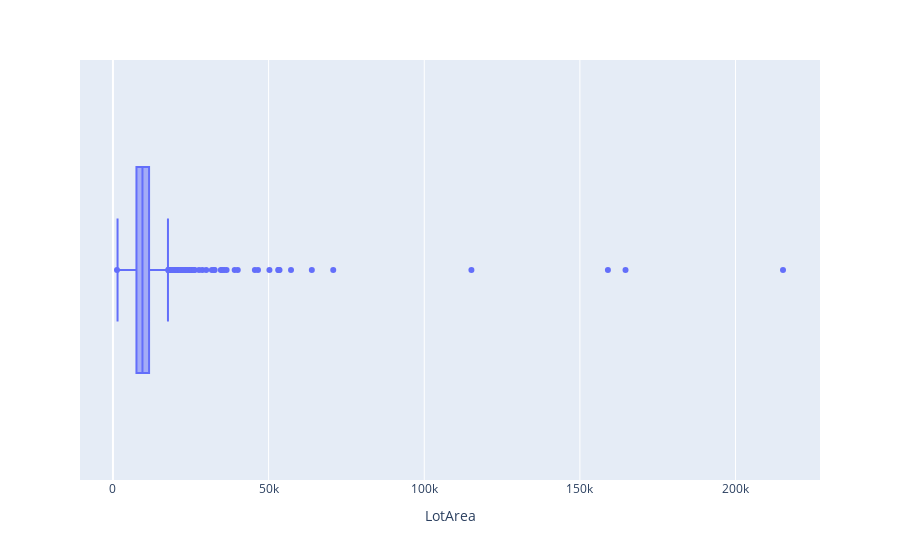

Here is the notebook cell this chart was saved with:
### Markdown cell above
# Boxplots

### Code cell
# Boxplot con Plotly
import plotly.express as px
fig = px.box(df, x="LotArea")
fig.show()

### Figure 1 — Plotly figure (JSON) as saved in the notebook; plotly's stock layout.template omitted (floating-point values rounded to 4 significant figures; data arrays with more than 128 entries replaced by an {"elided": "..."} marker saying what was removed)
{"data": [{"alignmentgroup": "True", "hovertemplate": "LotArea=%{x}<extra></extra>", "legendgroup": "", "marker": {"color": "#636efa"}, "name": "", "notched": false, "offsetgroup": "", "orientation": "h", "showlegend": false, "type": "box", "x": {"elided": "1460 int values"}, "x0": " ", "xaxis": "x", "y0": " ", "yaxis": "y"}], "layout": {"boxmode": "group", "legend": {"tracegroupgap": 0}, "margin": {"t": 60}, "xaxis": {"anchor": "y", "domain": [0, 1], "title": {"text": "LotArea"}}, "yaxis": {"anchor": "x", "domain": [0, 1]}}}
